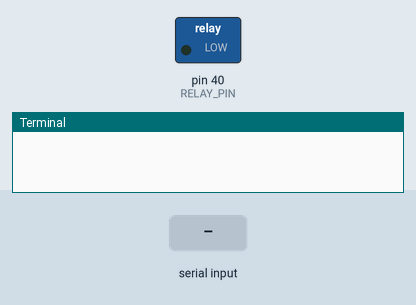
The program below on a simulated Raspberry Pi (header pin numbers). Parts: switched loads named in the program (green lamp = pin HIGH), the last lines printed to the terminal. The test bench sets the inputs (shaded band).

Above: at 1.2 s.
1.3 s: "0" typed at the terminal, then Enter
At 2.5 s:
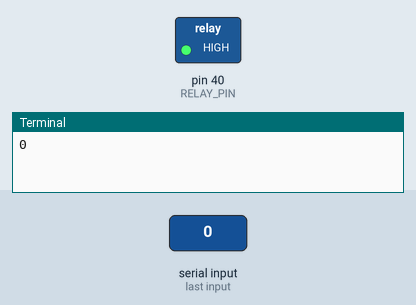
2.8 s: "1" typed at the terminal, then Enter
At 3.7 s:
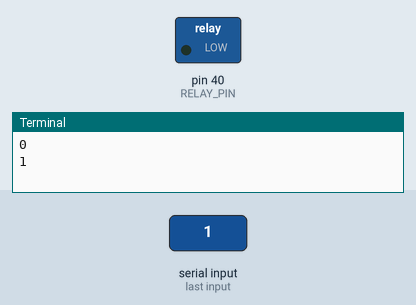
Timing chart, 0 to 5.8 s (numbered marks = the images above; inputs shaded):
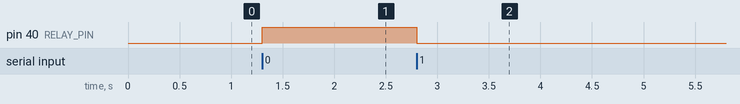

The program:

test2.py
```python
import RPi.GPIO as GPIO
from time import sleep

GPIO.setmode(GPIO.BOARD) # GPIO Numbers instead of board numbers
RELAY_PIN = 40
GPIO.setup(RELAY_PIN, GPIO.OUT) # GPIO Assign mode
while True:
    i = int(input())
    if i==0:
        try:
            GPIO.output(RELAY_PIN, GPIO.HIGH) # out
            sleep(1)
        except KeyboardInterrupt:
            GPIO.cleanup()
    elif i==1:
        try:
            GPIO.output(RELAY_PIN, GPIO.LOW) # on
            sleep(1)
        except KeyboardInterrupt:
            GPIO.cleanup()
    else:
        pass
```

Measured:
- after the input at 1.3 s, pin 40 (RELAY_PIN): LOW → HIGH at once
- after the input at 2.8 s, pin 40 (RELAY_PIN): HIGH → LOW at once
